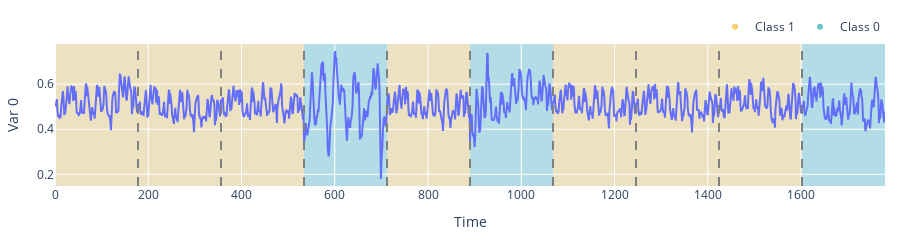

Source (notebook cell):
### Code cell
fig = plot_classification_dataset(
    datasets["Epilepsy"]["train"]["samples"][:10, :].numpy(),
    datasets["Epilepsy"]["train"]["labels"][:10].numpy(),
)
fig.show()

### Figure 1 — Plotly figure (JSON) as saved in the notebook; plotly's stock layout.template omitted (floating-point values rounded to 4 significant figures; data arrays with more than 128 entries replaced by an {"elided": "..."} marker saying what was removed)
{"data": [{"mode": "lines", "name": "Var 0", "showlegend": false, "type": "scatter", "x": {"elided": "1780 int values"}, "xaxis": "x", "y": {"elided": "1780 float values"}, "yaxis": "y"}, {"marker": {"color": "rgb(246, 207, 113)"}, "mode": "markers", "name": "Class 1", "showlegend": true, "type": "scatter", "x": [null], "y": [null]}, {"marker": {"color": "rgb(102, 197, 204)"}, "mode": "markers", "name": "Class 0", "showlegend": true, "type": "scatter", "x": [null], "y": [null]}], "layout": {"height": 100, "legend": {"orientation": "h", "x": 1, "xanchor": "right", "y": 1.02, "yanchor": "bottom"}, "margin": {"b": 30, "l": 15, "r": 15, "t": 30}, "shapes": [{"fillcolor": "rgb(246, 207, 113)", "layer": "below", "line": {"width": 0}, "name": "Class 1", "opacity": 0.4, "showlegend": false, "type": "rect", "x0": 0, "x1": 178, "xref": "x", "y0": 0, "y1": 1, "yref": "y domain"}, {"fillcolor": "rgb(246, 207, 113)", "layer": "below", "line": {"width": 0}, "name": "Class 1", "opacity": 0.4, "showlegend": false, "type": "rect", "x0": 178, "x1": 356, "xref": "x", "y0": 0, "y1": 1, "yref": "y domain"}, {"line": {"color": "gray", "dash": "dash"}, "type": "line", "x0": 178, "x1": 178, "xref": "x", "y0": 0, "y1": 1, "yref": "y domain"}, {"fillcolor": "rgb(246, 207, 113)", "layer": "below", "line": {"width": 0}, "name": "Class 1", "opacity": 0.4, "showlegend": false, "type": "rect", "x0": 356, "x1": 534, "xref": "x", "y0": 0, "y1": 1, "yref": "y domain"}, {"line": {"color": "gray", "dash": "dash"}, "type": "line", "x0": 356, "x1": 356, "xref": "x", "y0": 0, "y1": 1, "yref": "y domain"}, {"fillcolor": "rgb(102, 197, 204)", "layer": "below", "line": {"width": 0}, "name": "Class 0", "opacity": 0.4, "showlegend": false, "type": "rect", "x0": 534, "x1": 712, "xref": "x", "y0": 0, "y1": 1, "yref": "y domain"}, {"line": {"color": "gray", "dash": "dash"}, "type": "line", "x0": 534, "x1": 534, "xref": "x", "y0": 0, "y1": 1, "yref": "y domain"}, {"fillcolor": "rgb(246, 207, 113)", "layer": "below", "line": {"width": 0}, "name": "Class 1", "opacity": 0.4, "showlegend": false, "type": "rect", "x0": 712, "x1": 890, "xref": "x", "y0": 0, "y1": 1, "yref": "y domain"}, {"line": {"color": "gray", "dash": "dash"}, "type": "line", "x0": 712, "x1": 712, "xref": "x", "y0": 0, "y1": 1, "yref": "y domain"}, {"fillcolor": "rgb(102, 197, 204)", "layer": "below", "line": {"width": 0}, "name": "Class 0", "opacity": 0.4, "showlegend": false, "type": "rect", "x0": 890, "x1": 1068, "xref": "x", "y0": 0, "y1": 1, "yref": "y domain"}, {"line": {"color": "gray", "dash": "dash"}, "type": "line", "x0": 890, "x1": 890, "xref": "x", "y0": 0, "y1": 1, "yref": "y domain"}, {"fillcolor": "rgb(246, 207, 113)", "layer": "below", "line": {"width": 0}, "name": "Class 1", "opacity": 0.4, "showlegend": false, "type": "rect", "x0": 1068, "x1": 1246, "xref": "x", "y0": 0, "y1": 1, "yref": "y domain"}, {"line": {"color": "gray", "dash": "dash"}, "type": "line", "x0": 1068, "x1": 1068, "xref": "x", "y0": 0, "y1": 1, "yref": "y domain"}, {"fillcolor": "rgb(246, 207, 113)", "layer": "below", "line": {"width": 0}, "name": "Class 1", "opacity": 0.4, "showlegend": false, "type": "rect", "x0": 1246, "x1": 1424, "xref": "x", "y0": 0, "y1": 1, "yref": "y domain"}, {"line": {"color": "gray", "dash": "dash"}, "type": "line", "x0": 1246, "x1": 1246, "xref": "x", "y0": 0, "y1": 1, "yref": "y domain"}, {"fillcolor": "rgb(246, 207, 113)", "layer": "below", "line": {"width": 0}, "name": "Class 1", "opacity": 0.4, "showlegend": false, "type": "rect", "x0": 1424, "x1": 1602, "xref": "x", "y0": 0, "y1": 1, "yref": "y domain"}, {"line": {"color": "gray", "dash": "dash"}, "type": "line", "x0": 1424, "x1": 1424, "xref": "x", "y0": 0, "y1": 1, "yref": "y domain"}, {"fillcolor": "rgb(102, 197, 204)", "layer": "below", "line": {"width": 0}, "name": "Class 0", "opacity": 0.4, "showlegend": false, "type": "rect", "x0": 1602, "x1": 1780, "xref": "x", "y0": 0, "y1": 1, "yref": "y domain"}, {"line": {"color": "gray", "dash": "dash"}, "type": "line", "x0": 1602, "x1": 1602, "xref": "x", "y0": 0, "y1": 1, "yref": "y domain"}], "showlegend": true, "xaxis": {"anchor": "y", "domain": [0, 1], "title": {"text": "Time"}}, "yaxis": {"anchor": "x", "domain": [0, 1], "title": {"text": "Var 0"}}}}
